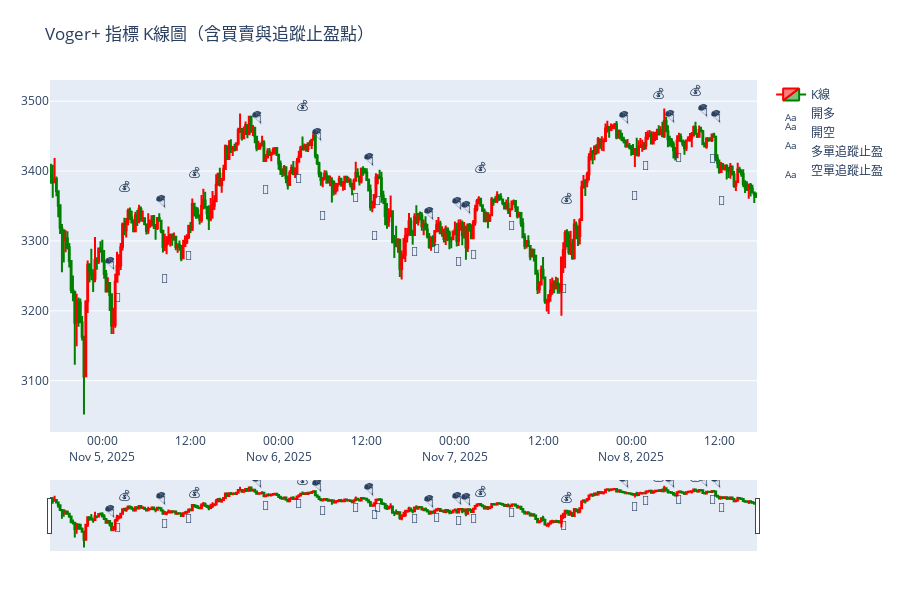

This figure's notebook cell:
### Code cell
import plotly.graph_objects as go
import pandas as pd
import numpy as np

# === 確保資料對齊 ===
kline = kline.reset_index(drop=True)
signal = pd.Series(signal).reset_index(drop=True)
if len(kline) != len(signal):
    print(f"⚠️ K線資料與信號長度不符 ({len(kline)} vs {len(signal)}), 以最短長度對齊")
    min_len = min(len(kline), len(signal))
    kline = kline.iloc[-min_len:].reset_index(drop=True)
    signal = signal.iloc[-min_len:].reset_index(drop=True)

kline['signal'] = signal

# === 建立圖表 ===
fig = go.Figure()

# --- K 線圖 ---
fig.add_trace(go.Candlestick(
    x=kline['timestamp'],
    open=kline['open'],
    high=kline['high'],
    low=kline['low'],
    close=kline['close'],
    name='K線',
    increasing_line_color='red',
    decreasing_line_color='green'
))

# --- 買入 (🚀) ---
buy_signals = kline[kline['signal'] == 1]
fig.add_trace(go.Scatter(
    x=buy_signals['timestamp'],
    y=buy_signals['low'] * 0.995,
    mode='text',
    text=['🚀'] * len(buy_signals),
    textposition="bottom center",
    name='開多'
))

# --- 賣出 (🪂) ---
sell_signals = kline[kline['signal'] == -1]
fig.add_trace(go.Scatter(
    x=sell_signals['timestamp'],
    y=sell_signals['high'] * 1.005,
    mode='text',
    text=['🪂'] * len(sell_signals),
    textposition="top center",
    name='開空'
))

# --- 多單追蹤止盈出場 (💰) ---
tp_long = kline[kline['signal'] == 2]
fig.add_trace(go.Scatter(
    x=tp_long['timestamp'],
    y=tp_long['high'] * 1.01,
    mode='text',
    text=['💰'] * len(tp_long),
    textposition="top center",
    name='多單追蹤止盈'
))

# --- 空單追蹤止盈出場 (💸) ---
tp_short = kline[kline['signal'] == -2]
fig.add_trace(go.Scatter(
    x=tp_short['timestamp'],
    y=tp_short['low'] * 0.99,
    mode='text',
    text=['💸'] * len(tp_short),
    textposition="bottom center",
    name='空單追蹤止盈'
))

# --- 外觀設定 ---
fig.update_layout(
    title='Voger+ 指標 K線圖（含買賣與追蹤止盈點）',
    xaxis_rangeslider_visible=True,
    height=600,
    margin=dict(l=50, r=50, t=80, b=50),
    template='plotly',
    xaxis=dict(showgrid=False),
    yaxis=dict(showgrid=True)
)

fig.show()

### Figure 1 — Plotly figure (JSON) as saved in the notebook; plotly's stock layout.template omitted (floating-point values rounded to 4 significant figures; data arrays with more than 128 entries replaced by an {"elided": "..."} marker saying what was removed)
{"data": [{"close": {"elided": "385 float values"}, "decreasing": {"line": {"color": "green"}}, "high": {"elided": "385 float values"}, "increasing": {"line": {"color": "red"}}, "low": {"elided": "385 float values"}, "name": "K線", "open": {"elided": "385 float values"}, "type": "candlestick", "x": {"elided": "385 str values"}}, {"mode": "text", "name": "開多", "text": ["🚀", "🚀", "🚀", "🚀", "🚀", "🚀", "🚀", "🚀", "🚀", "🚀", "🚀", "🚀", "🚀", "🚀"], "textposition": "bottom center", "type": "scatter", "x": ["2025-11-05T02:00:00.000000000", "2025-11-05T11:45:00.000000000", "2025-11-06T02:45:00.000000000", "2025-11-06T10:30:00.000000000", "2025-11-06T13:30:00.000000000", "2025-11-06T18:30:00.000000000", "2025-11-06T21:30:00.000000000", "2025-11-07T00:30:00.000000000", "2025-11-07T02:30:00.000000000", "2025-11-07T07:45:00.000000000", "2025-11-07T14:45:00.000000000", "2025-11-08T02:00:00.000000000", "2025-11-08T06:30:00.000000000", "2025-11-08T11:00:00.000000000"], "y": [3225.0, 3286.0, 3396.0, 3368.0, 3364.0, 3291.0, 3295.0, 3276.0, 3287.0, 3329.0, 3238.0, 3414.0, 3425.0, 3425.0]}, {"mode": "text", "name": "開空", "text": ["🪂", "🪂", "🪂", "🪂", "🪂", "🪂", "🪂", "🪂", "🪂", "🪂", "🪂", "🪂"], "textposition": "top center", "type": "scatter", "x": ["2025-11-05T01:00:00.000000000", "2025-11-05T08:00:00.000000000", "2025-11-05T21:00:00.000000000", "2025-11-06T05:15:00.000000000", "2025-11-06T12:15:00.000000000", "2025-11-06T20:30:00.000000000", "2025-11-07T00:15:00.000000000", "2025-11-07T01:30:00.000000000", "2025-11-07T23:00:00.000000000", "2025-11-08T05:15:00.000000000", "2025-11-08T09:45:00.000000000", "2025-11-08T11:30:00.000000000"], "y": [3257.0, 3346.0, 3467.0, 3442.0, 3406.0, 3328.0, 3343.0, 3338.0, 3466.0, 3468.0, 3476.0, 3467.0]}, {"mode": "text", "name": "多單追蹤止盈", "text": ["💰", "💰", "💰", "💰", "💰", "💰", "💰"], "textposition": "top center", "type": "scatter", "x": ["2025-11-05T03:00:00.000000000", "2025-11-05T12:30:00.000000000", "2025-11-06T03:15:00.000000000", "2025-11-07T03:30:00.000000000", "2025-11-07T15:15:00.000000000", "2025-11-08T03:45:00.000000000", "2025-11-08T08:45:00.000000000"], "y": [3367.0, 3387.0, 3484.0, 3395.0, 3350.0, 3500.0, 3505.0]}, {"mode": "text", "name": "空單追蹤止盈", "text": ["💸", "💸", "💸", "💸", "💸", "💸"], "textposition": "bottom center", "type": "scatter", "x": ["2025-11-05T08:30:00.000000000", "2025-11-05T22:15:00.000000000", "2025-11-06T06:00:00.000000000", "2025-11-06T13:00:00.000000000", "2025-11-08T00:30:00.000000000", "2025-11-08T12:15:00.000000000"], "y": [3253.0, 3380.0, 3343.0, 3315.0, 3372.0, 3365.0]}], "layout": {"height": 600, "margin": {"b": 50, "l": 50, "r": 50, "t": 80}, "title": {"text": "Voger+ 指標 K線圖（含買賣與追蹤止盈點）"}, "xaxis": {"rangeslider": {"visible": true}, "showgrid": false}, "yaxis": {"showgrid": true}}}
